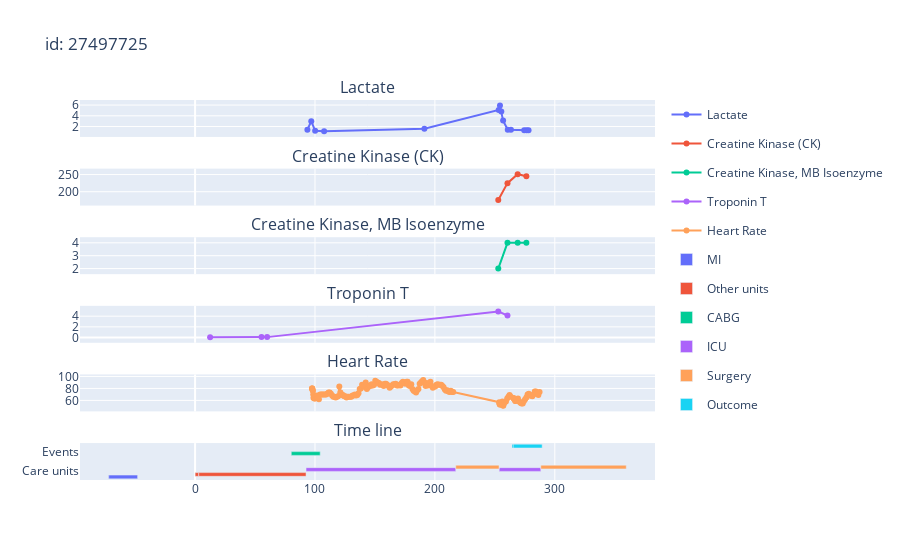

Notebook code cell kept with this figure:
### Code cell
fig.update_layout(title_text = f"id: {new_id}")
fig.show()


fig.write_html(ADD_DATA+f'fig_timeline_id{new_id}.html')

### Figure 1 — Plotly figure (JSON) as saved in the notebook; plotly's stock layout.template omitted (floating-point values rounded to 4 significant figures; data arrays with more than 128 entries replaced by an {"elided": "..."} marker saying what was removed)
{"data": [{"mode": "lines+markers", "name": "Lactate", "type": "scatter", "x": [93.67, 96.9, 100.1, 107.6, 191.2, 253.2, 254.3, 255.4, 256.9, 260.8, 263.4, 274.5, 276.5, 278.1], "xaxis": "x", "y": [1.4, 3, 1.2, 1.1, 1.6, 5.1, 5.9, 4.8, 3.1, 1.4, 1.4, 1.3, 1.3, 1.3], "yaxis": "y"}, {"mode": "lines+markers", "name": "Creatine Kinase (CK)", "type": "scatter", "x": [252.8, 260.5, 269.0, 276.3], "xaxis": "x2", "y": [176, 225, 251, 245], "yaxis": "y2"}, {"mode": "lines+markers", "name": "Creatine Kinase, MB Isoenzyme", "type": "scatter", "x": [252.8, 260.5, 269.0, 276.3], "xaxis": "x3", "y": [2, 4, 4, 4], "yaxis": "y3"}, {"mode": "lines+markers", "name": "Troponin T", "type": "scatter", "x": [12.53, 55.4, 60.1, 252.8, 260.5], "xaxis": "x4", "y": [0.07, 0.09, 0.08, 4.89, 4.13], "yaxis": "y4"}, {"mode": "lines+markers", "name": "Heart Rate", "type": "scatter", "x": {"elided": "178 float values"}, "xaxis": "x5", "y": {"elided": "178 int values"}, "yaxis": "y5"}, {"alignmentgroup": "True", "base": [-72, -72], "customdata": [[27497725, "I252   /Old myocardial infarction"], [27497725, "I214   /Non-ST elevation (NSTEMI) myocardial infarction"]], "hovertemplate": "color=MI<br>intime=%{base}<br>outtime=%{x}<br>id=%{y}<br>hadm_id=%{customdata[0]}<br>detail=%{customdata[1]}<extra></extra>", "legendgroup": "MI", "marker": {"color": "#636efa"}, "name": "MI", "offsetgroup": "MI", "orientation": "h", "showlegend": true, "textposition": "auto", "type": "bar", "width": 0.2, "x": [24, 24], "xaxis": "x6", "y": ["Care units", "Care units"], "yaxis": "y6"}, {"alignmentgroup": "True", "base": [0.0425, 3.051], "customdata": [[27497725, "Medicine/Cardiology"], [27497725, "Medicine/Cardiology"]], "hovertemplate": "color=Other units<br>intime=%{base}<br>outtime=%{x}<br>id=%{y}<br>hadm_id=%{customdata[0]}<br>detail=%{customdata[1]}<extra></extra>", "legendgroup": "Other units", "marker": {"color": "#EF553B"}, "name": "Other units", "offsetgroup": "Other units", "orientation": "h", "showlegend": true, "textposition": "auto", "type": "bar", "width": 0.2, "x": [3.008, 89.49], "xaxis": "x6", "y": ["Care units", "Care units"], "yaxis": "y6"}, {"alignmentgroup": "True", "base": [80.28, 80.28], "customdata": [[27497725, "02100Z9/Bypass Coronary Artery, One Artery from Left Internal Mammary, Open Approach"], [27497725, "021209W/Bypass Coronary Artery, Three Arteries from Aorta with Autologous Venous Tissue, Open Approach"]], "hovertemplate": "color=CABG<br>intime=%{base}<br>outtime=%{x}<br>id=%{y}<br>hadm_id=%{customdata[0]}<br>detail=%{customdata[1]}<extra></extra>", "legendgroup": "CABG", "marker": {"color": "#00cc96"}, "name": "CABG", "offsetgroup": "CABG", "orientation": "h", "showlegend": true, "textposition": "auto", "type": "bar", "width": 0.2, "x": [24, 24], "xaxis": "x6", "y": ["Events", "Events"], "yaxis": "y6"}, {"alignmentgroup": "True", "base": [92.54, 253.5, 253.6], "customdata": [[27497725, "Cardiac Vascular Intensive Care Unit (CVICU)"], [27497725, "Cardiac Vascular Intensive Care Unit (CVICU)"], [27497725, "Cardiac Vascular Intensive Care Unit (CVICU)"]], "hovertemplate": "color=ICU<br>intime=%{base}<br>outtime=%{x}<br>id=%{y}<br>hadm_id=%{customdata[0]}<br>detail=%{customdata[1]}<extra></extra>", "legendgroup": "ICU", "marker": {"color": "#ab63fa"}, "name": "ICU", "offsetgroup": "ICU", "orientation": "h", "showlegend": true, "textposition": "auto", "type": "bar", "width": 0.2, "x": [124.9, 0.1567, 34.69], "xaxis": "x6", "y": ["Care units", "Care units", "Care units"], "yaxis": "y6"}, {"alignmentgroup": "True", "base": [217.4, 288.3], "customdata": [[27497725, "Cardiology Surgery Intermediate"], [27497725, "Cardiology Surgery Intermediate"]], "hovertemplate": "color=Surgery<br>intime=%{base}<br>outtime=%{x}<br>id=%{y}<br>hadm_id=%{customdata[0]}<br>detail=%{customdata[1]}<extra></extra>", "legendgroup": "Surgery", "marker": {"color": "#FFA15A"}, "name": "Surgery", "offsetgroup": "Surgery", "orientation": "h", "showlegend": true, "textposition": "auto", "type": "bar", "width": 0.2, "x": [36.09, 71.25], "xaxis": "x6", "y": ["Care units", "Care units"], "yaxis": "y6"}, {"alignmentgroup": "True", "base": [264.3, 265.4], "customdata": [[27497725, "Cath Lab (Sent)"], [27497725, "Cath Lab (Received)"]], "hovertemplate": "color=Outcome<br>intime=%{base}<br>outtime=%{x}<br>id=%{y}<br>hadm_id=%{customdata[0]}<br>detail=%{customdata[1]}<extra></extra>", "legendgroup": "Outcome", "marker": {"color": "#19d3f3"}, "name": "Outcome", "offsetgroup": "Outcome", "orientation": "h", "showlegend": true, "textposition": "auto", "type": "bar", "width": 0.2, "x": [24.02, 24.02], "xaxis": "x6", "y": ["Events", "Events"], "yaxis": "y6"}], "layout": {"annotations": [{"font": {"size": 16}, "showarrow": false, "text": "Lactate", "x": 0.5, "xanchor": "center", "xref": "paper", "y": 1.0, "yanchor": "bottom", "yref": "paper"}, {"font": {"size": 16}, "showarrow": false, "text": "Creatine Kinase (CK)", "x": 0.5, "xanchor": "center", "xref": "paper", "y": 0.8194, "yanchor": "bottom", "yref": "paper"}, {"font": {"size": 16}, "showarrow": false, "text": "Creatine Kinase, MB Isoenzyme", "x": 0.5, "xanchor": "center", "xref": "paper", "y": 0.6389, "yanchor": "bottom", "yref": "paper"}, {"font": {"size": 16}, "showarrow": false, "text": "Troponin T", "x": 0.5, "xanchor": "center", "xref": "paper", "y": 0.4583, "yanchor": "bottom", "yref": "paper"}, {"font": {"size": 16}, "showarrow": false, "text": "Heart Rate", "x": 0.5, "xanchor": "center", "xref": "paper", "y": 0.2778, "yanchor": "bottom", "yref": "paper"}, {"font": {"size": 16}, "showarrow": false, "text": "Time line", "x": 0.5, "xanchor": "center", "xref": "paper", "y": 0.09722, "yanchor": "bottom", "yref": "paper"}], "title": {"text": "id: 27497725"}, "xaxis": {"anchor": "y", "domain": [0, 1], "matches": "x6", "showticklabels": false}, "xaxis2": {"anchor": "y2", "domain": [0, 1], "matches": "x6", "showticklabels": false}, "xaxis3": {"anchor": "y3", "domain": [0, 1], "matches": "x6", "showticklabels": false}, "xaxis4": {"anchor": "y4", "domain": [0, 1], "matches": "x6", "showticklabels": false}, "xaxis5": {"anchor": "y5", "domain": [0, 1], "matches": "x6", "showticklabels": false}, "xaxis6": {"anchor": "y6", "domain": [0, 1]}, "yaxis": {"anchor": "x", "domain": [0.9028, 1.0]}, "yaxis2": {"anchor": "x2", "domain": [0.7222, 0.8194]}, "yaxis3": {"anchor": "x3", "domain": [0.5417, 0.6389]}, "yaxis4": {"anchor": "x4", "domain": [0.3611, 0.4583]}, "yaxis5": {"anchor": "x5", "domain": [0.1806, 0.2778]}, "yaxis6": {"anchor": "x6", "domain": [0, 0.09722]}}}
